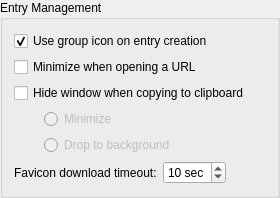
            <widget class="QGroupBox" name="entryGroup">
             <property name="title">
              <string>Entry Management</string>
             </property>
             <layout class="QVBoxLayout" name="verticalLayout_6">
              <item>
               <widget class="QCheckBox" name="useGroupIconOnEntryCreationCheckBox">
                <property name="text">
                 <string>Use group icon on entry creation</string>
                </property>
                <property name="checked">
                 <bool>true</bool>
                </property>
               </widget>
              </item>
              <item>
               <widget class="QCheckBox" name="minimizeOnOpenUrlCheckBox">
                <property name="text">
                 <string>Minimize when opening a URL</string>
                </property>
               </widget>
              </item>
              <item>
               <widget class="QCheckBox" name="hideWindowOnCopyCheckBox">
                <property name="text">
                 <string>Hide window when copying to clipboard</string>
                </property>
               </widget>
              </item>
              <item>
               <layout class="QHBoxLayout" name="hideWindowLayout_1">
                <property name="spacing">
                 <number>0</number>
                </property>
                <item>
                 <spacer name="hideWindowSpacer_1">
                  <property name="orientation">
                   <enum>Qt::Horizontal</enum>
                  </property>
                  <property name="sizeType">
                   <enum>QSizePolicy::Fixed</enum>
                  </property>
                  <property name="sizeHint" stdset="0">
                   <size>
                    <width>30</width>
                    <height>20</height>
                   </size>
                  </property>
                 </spacer>
                </item>
                <item>
                 <widget class="QRadioButton" name="minimizeOnCopyRadioButton">
                  <property name="enabled">
                   <bool>false</bool>
                  </property>
                  <property name="text">
                   <string>Minimize</string>
                  </property>
                 </widget>
                </item>
               </layout>
              </item>
              <item>
               <layout class="QHBoxLayout" name="hideWindowLayout_2">
                <property name="spacing">
                 <number>0</number>
                </property>
                <item>
                 <spacer name="hideWindowSpacer_2">
                  <property name="orientation">
                   <enum>Qt::Horizontal</enum>
                  </property>
                  <property name="sizeType">
                   <enum>QSizePolicy::Fixed</enum>
                  </property>
                  <property name="sizeHint" stdset="0">
                   <size>
                    <width>30</width>
                    <height>20</height>
                   </size>
                  </property>
                 </spacer>
                </item>
                <item>
                 <widget class="QRadioButton" name="dropToBackgroundOnCopyRadioButton">
                  <property name="enabled">
                   <bool>false</bool>
                  </property>
                  <property name="text">
                   <string>Drop to background</string>
                  </property>
                 </widget>
                </item>
               </layout>
              </item>
              <item>
               <layout class="QHBoxLayout" name="horizontalLayout">
                <item>
                 <widget class="QLabel" name="faviconTimeoutLabel">
                  <property name="text">
                   <string>Favicon download timeout:</string>
                  </property>
                  <property name="buddy">
                   <cstring>faviconTimeoutSpinBox</cstring>
                  </property>
                 </widget>
                </item>
                <item>
                 <widget class="QSpinBox" name="faviconTimeoutSpinBox">
                  <property name="enabled">
                   <bool>true</bool>
                  </property>
                  <property name="focusPolicy">
                   <enum>Qt::StrongFocus</enum>
                  </property>
                  <property name="accessibleName">
                   <string>Website icon download timeout in seconds</string>
                  </property>
                  <property name="suffix">
                   <string comment="Seconds"> sec</string>
                  </property>
                  <property name="minimum">
                   <number>1</number>
                  </property>
                  <property name="maximum">
                   <number>60</number>
                  </property>
                  <property name="value">
                   <number>10</number>
                  </property>
                 </widget>
                </item>
                <item>
                 <spacer name="horizontalSpacer_2">
                  <property name="orientation">
                   <enum>Qt::Horizontal</enum>
                  </property>
                  <property name="sizeHint" stdset="0">
                   <size>
                    <width>40</width>
                    <height>20</height>
                   </size>
                  </property>
                 </spacer>
                </item>
               </layout>
              </item>
             </layout>
            </widget>
